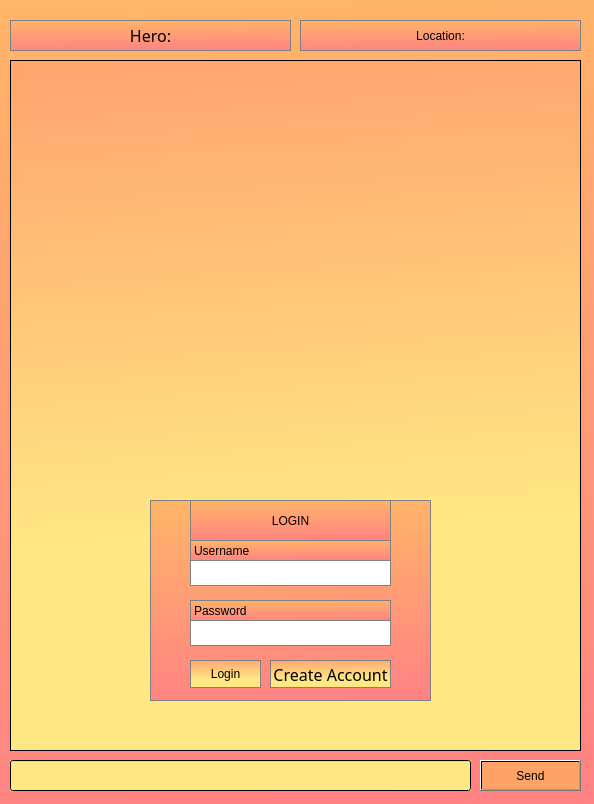
<?xml version="1.0" encoding="UTF-8"?>
<ui version="4.0">
 <class>GameWindow</class>
 <widget class="QMainWindow" name="GameWindow">
  <property name="enabled">
   <bool>true</bool>
  </property>
  <property name="geometry">
   <rect>
    <x>0</x>
    <y>0</y>
    <width>594</width>
    <height>804</height>
   </rect>
  </property>
  <property name="maximumSize">
   <size>
    <width>1000</width>
    <height>817</height>
   </size>
  </property>
  <property name="font">
   <font>
    <family>8514oem</family>
    <pointsize>8</pointsize>
    <weight>75</weight>
    <italic>false</italic>
    <bold>true</bold>
   </font>
  </property>
  <property name="cursor">
   <cursorShape>ArrowCursor</cursorShape>
  </property>
  <property name="windowTitle">
   <string>Game Window</string>
  </property>
  <property name="windowOpacity">
   <double>1.000000000000000</double>
  </property>
  <property name="autoFillBackground">
   <bool>false</bool>
  </property>
  <property name="styleSheet">
   <string notr="true">background: qlineargradient(spread:pad, x1:0.483, y1:0, x2:0.539773, y2:1, stop:0 rgba(255, 180, 104, 255), stop:1 rgba(255, 131, 131, 255))</string>
  </property>
  <property name="animated">
   <bool>true</bool>
  </property>
  <property name="dockOptions">
   <set>QMainWindow::AllowTabbedDocks|QMainWindow::AnimatedDocks</set>
  </property>
  <widget class="QWidget" name="mainWidget">
   <property name="enabled">
    <bool>true</bool>
   </property>
   <property name="styleSheet">
    <string notr="true"/>
   </property>
   <widget class="QLineEdit" name="UserInputBox">
    <property name="geometry">
     <rect>
      <x>10</x>
      <y>760</y>
      <width>461</width>
      <height>31</height>
     </rect>
    </property>
    <property name="autoFillBackground">
     <bool>false</bool>
    </property>
    <property name="styleSheet">
     <string notr="true">font: 12pt &quot;Poor Richard&quot;;
background-color: qlineargradient(spread:pad, x1:0.505682, y1:1, x2:0.494318, y2:0.011, stop:0 rgba(255, 231, 131, 255));</string>
    </property>
   </widget>
   <widget class="QPushButton" name="InputButton">
    <property name="geometry">
     <rect>
      <x>480</x>
      <y>760</y>
      <width>101</width>
      <height>31</height>
     </rect>
    </property>
    <property name="styleSheet">
     <string notr="true">font: 14pt &quot;Poor Richard&quot;;
background-color: qlineargradient(spread:pad, x1:1, y1:1, x2:0, y2:1, stop:1 rgba(255, 162, 104, 255));</string>
    </property>
    <property name="text">
     <string>Send</string>
    </property>
   </widget>
   <widget class="QLabel" name="locationBox">
    <property name="geometry">
     <rect>
      <x>300</x>
      <y>20</y>
      <width>281</width>
      <height>31</height>
     </rect>
    </property>
    <property name="layoutDirection">
     <enum>Qt::LeftToRight</enum>
    </property>
    <property name="styleSheet">
     <string notr="true">font: 12pt &quot;Poor Richard&quot;;
border: 1px solid grey</string>
    </property>
    <property name="text">
     <string>Location:</string>
    </property>
    <property name="alignment">
     <set>Qt::AlignCenter</set>
    </property>
   </widget>
   <widget class="QLabel" name="heroNameBox">
    <property name="geometry">
     <rect>
      <x>10</x>
      <y>20</y>
      <width>281</width>
      <height>31</height>
     </rect>
    </property>
    <property name="font">
     <font>
      <family>Poor Richard</family>
      <pointsize>12</pointsize>
      <weight>50</weight>
      <italic>false</italic>
      <bold>false</bold>
     </font>
    </property>
    <property name="layoutDirection">
     <enum>Qt::LeftToRight</enum>
    </property>
    <property name="styleSheet">
     <string notr="true">font: 12pt &quot;Poor Richard&quot;;
border: 1px solid grey

</string>
    </property>
    <property name="text">
     <string>Hero:</string>
    </property>
    <property name="alignment">
     <set>Qt::AlignCenter</set>
    </property>
   </widget>
   <widget class="QWidget" name="loginPanel" native="true">
    <property name="geometry">
     <rect>
      <x>150</x>
      <y>500</y>
      <width>281</width>
      <height>201</height>
     </rect>
    </property>
    <property name="minimumSize">
     <size>
      <width>281</width>
      <height>0</height>
     </size>
    </property>
    <property name="styleSheet">
     <string notr="true">font: 12pt &quot;Poor Richard&quot;;
border: 1px solid grey</string>
    </property>
    <widget class="QLineEdit" name="UsernameInput">
     <property name="geometry">
      <rect>
       <x>40</x>
       <y>60</y>
       <width>201</width>
       <height>26</height>
      </rect>
     </property>
     <property name="styleSheet">
      <string notr="true">background-color: white;</string>
     </property>
    </widget>
    <widget class="QLineEdit" name="PasswordInput">
     <property name="geometry">
      <rect>
       <x>40</x>
       <y>120</y>
       <width>201</width>
       <height>26</height>
      </rect>
     </property>
     <property name="styleSheet">
      <string notr="true">background-color: white;</string>
     </property>
     <property name="echoMode">
      <enum>QLineEdit::Password</enum>
     </property>
    </widget>
    <widget class="QLabel" name="label">
     <property name="geometry">
      <rect>
       <x>40</x>
       <y>40</y>
       <width>201</width>
       <height>21</height>
      </rect>
     </property>
     <property name="text">
      <string>Username</string>
     </property>
     <property name="alignment">
      <set>Qt::AlignLeading|Qt::AlignLeft|Qt::AlignVCenter</set>
     </property>
    </widget>
    <widget class="QLabel" name="label_2">
     <property name="geometry">
      <rect>
       <x>40</x>
       <y>100</y>
       <width>201</width>
       <height>21</height>
      </rect>
     </property>
     <property name="text">
      <string>Password</string>
     </property>
     <property name="alignment">
      <set>Qt::AlignLeading|Qt::AlignLeft|Qt::AlignVCenter</set>
     </property>
    </widget>
    <widget class="QLabel" name="label_3">
     <property name="geometry">
      <rect>
       <x>40</x>
       <y>0</y>
       <width>201</width>
       <height>41</height>
      </rect>
     </property>
     <property name="text">
      <string>LOGIN</string>
     </property>
     <property name="alignment">
      <set>Qt::AlignCenter</set>
     </property>
    </widget>
    <widget class="QPushButton" name="LoginButton">
     <property name="geometry">
      <rect>
       <x>40</x>
       <y>160</y>
       <width>71</width>
       <height>28</height>
      </rect>
     </property>
     <property name="styleSheet">
      <string notr="true">font: 12pt &quot;Poor Richard&quot;;
background-color: qlineargradient(spread:pad, x1:0.483, y1:0, x2:0.539773, y2:1, stop:0 rgba(255, 166, 111, 255), stop:0.676136 rgba(255, 231, 131, 255));
</string>
     </property>
     <property name="text">
      <string>Login</string>
     </property>
    </widget>
    <widget class="QPushButton" name="NewAccountButton">
     <property name="enabled">
      <bool>true</bool>
     </property>
     <property name="geometry">
      <rect>
       <x>120</x>
       <y>160</y>
       <width>121</width>
       <height>28</height>
      </rect>
     </property>
     <property name="font">
      <font>
       <family>Poor Richard</family>
       <pointsize>12</pointsize>
       <weight>50</weight>
       <italic>false</italic>
       <bold>false</bold>
      </font>
     </property>
     <property name="styleSheet">
      <string notr="true">font: 12pt &quot;Poor Richard&quot;;
background-color: qlineargradient(spread:pad, x1:0.483, y1:0, x2:0.539773, y2:1, stop:0 rgba(255, 166, 111, 255), stop:0.676136 rgba(255, 231, 131, 255));
</string>
     </property>
     <property name="text">
      <string>Create Account</string>
     </property>
    </widget>
   </widget>
   <widget class="QTextBrowser" name="textDisplay">
    <property name="geometry">
     <rect>
      <x>10</x>
      <y>60</y>
      <width>571</width>
      <height>691</height>
     </rect>
    </property>
    <property name="styleSheet">
     <string notr="true">font: 12pt &quot;Poor Richard&quot;;
background-color: qlineargradient(spread:pad, x1:0.483, y1:0, x2:0.539773, y2:1, stop:0 rgba(255, 166, 111, 255), stop:0.676136 rgba(255, 231, 131, 255));
</string>
    </property>
    <property name="verticalScrollBarPolicy">
     <enum>Qt::ScrollBarAlwaysOff</enum>
    </property>
   </widget>
   <zorder>UserInputBox</zorder>
   <zorder>InputButton</zorder>
   <zorder>locationBox</zorder>
   <zorder>heroNameBox</zorder>
   <zorder>textDisplay</zorder>
   <zorder>loginPanel</zorder>
  </widget>
 </widget>
 <resources/>
 <connections/>
</ui>
